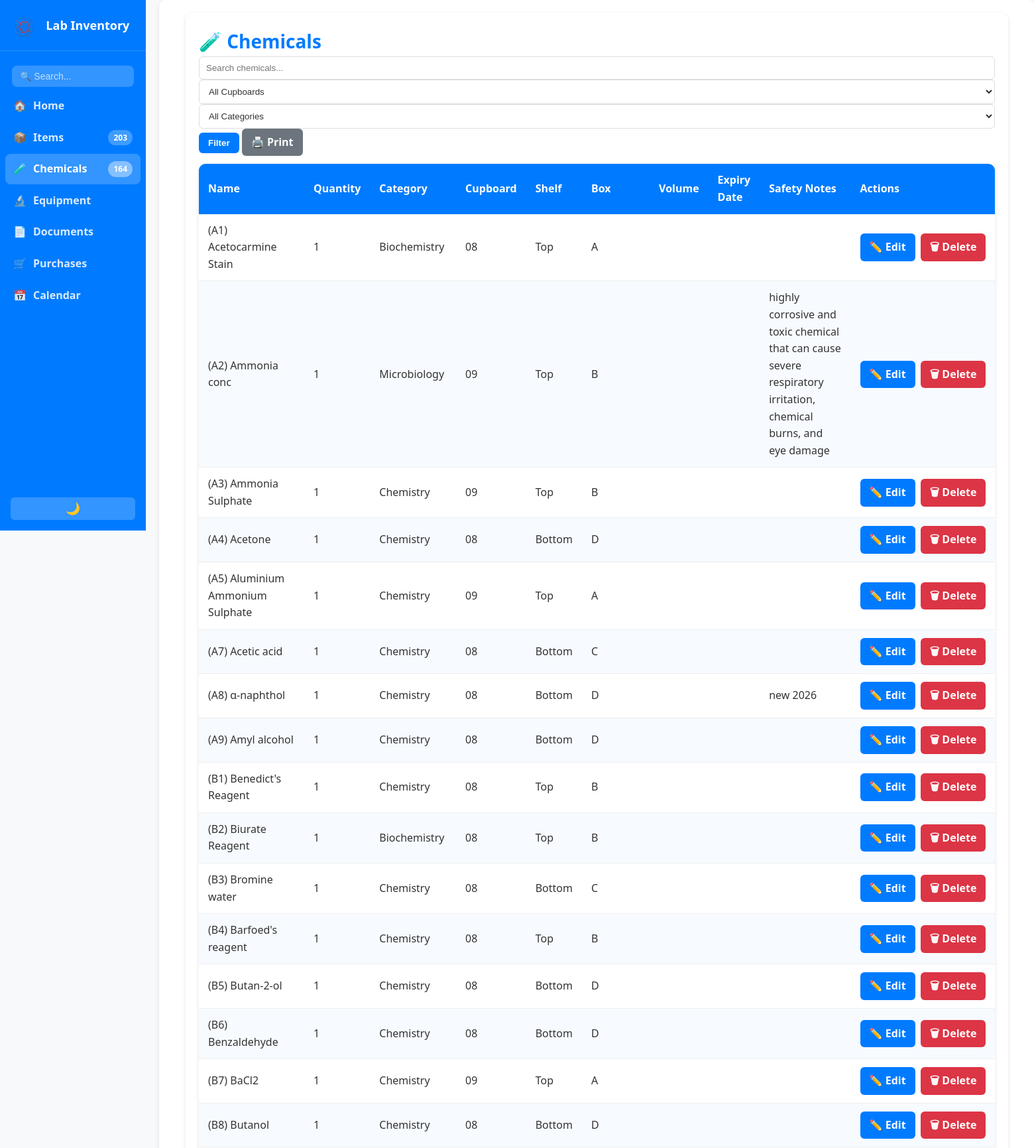
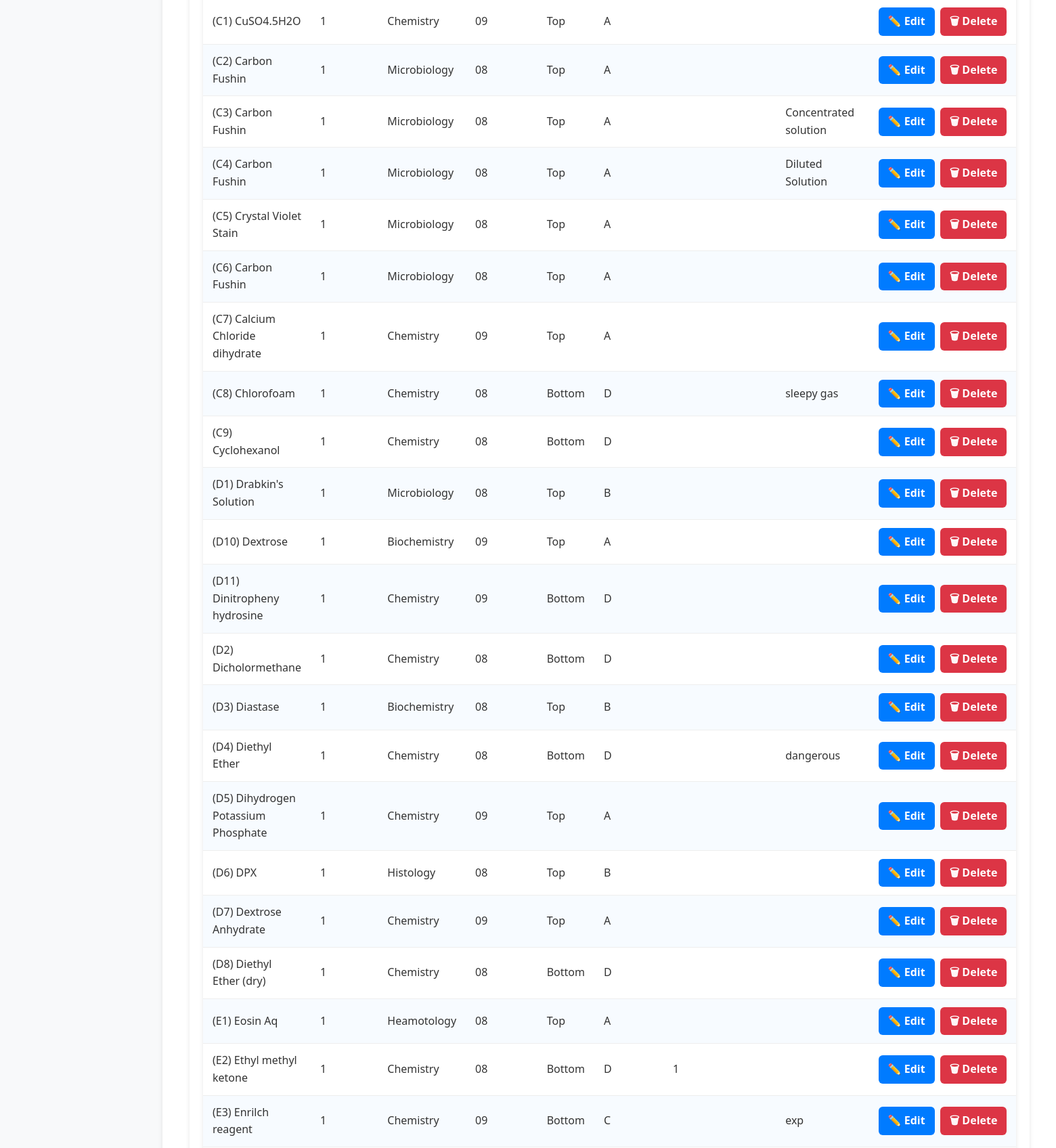
The page /chemicals (upper part) on the database its author committed (2 pictures, top to bottom).
### app.py (models this page shows, shortened)
class Chemical(db.Model):
    id = db.Column(db.Integer, primary_key=True)
    name = db.Column(db.String(120), nullable=False)
    category = db.Column(db.String(100))
    cupboard = db.Column(db.String(50), nullable=False)
    shelf = db.Column(db.String(50))
    box = db.Column(db.String(50))
    quantity = db.Column(db.Integer, nullable=False, default=0)
    volume = db.Column(db.String(50))
    expiry_date = db.Column(db.String(20))
    safety_notes = db.Column(db.String(500))

### app.py (the view, shortened to what this page needs)
@app.route('/chemicals')
def chemicals():
    search = request.args.get('search', '').strip()
    cupboard = request.args.get('cupboard', '').strip()
    category = request.args.get('category', '').strip()
    query = Chemical.query
    if cupboard:
        query = query.filter(Chemical.cupboard == cupboard)
    if category:
        query = query.filter(Chemical.category == category)
    chems = query.order_by(Chemical.name.asc()).all()
    cupboards = [c[0] for c in db.session.query(Chemical.cupboard).distinct().all()]
    categories = [c[0] for c in db.session.query(Chemical.category).distinct().all() if c[0]]
    return render_template('chemicals.html', chemicals=chems, search=search,
                           cupboard=cupboard, category=category,
                           cupboards=cupboards, categories=categories)

### app.py (called while the page is built)
@app.context_processor
def inject_counts():
    try:
        item_count = Item.query.count()
        chem_count = Chemical.query.count()
    except:
        item_count = 0
        chem_count = 0
    return dict(item_count=item_count, chem_count=chem_count)

### templates/chemicals.html (shortened to what this page needs)
{% extends "base.html" %}
{% block content %}
<div class="container">
    <h2 class="page-title">🧪 Chemicals</h2>
<form method="get" action="{{ url_for('chemicals') }}">
    <input type="text" name="search" placeholder="Search chemicals..." value="{{ search }}">
    <select name="cupboard">
        <option value="">All Cupboards</option>
    </select>
    <select name="category">
        <option value="">All Categories</option>
    </select>
    <button type="submit">Filter</button>
<a href="{{ url_for('print_chemicals', search=search, cupboard=cupboard, category=category) }}" target="_blank" class="btn" style="background:#6c757d;">🖨️ Print</a>
</form>
    <div class="table-wrapper">
        <table>
            <thead>
                <tr>
                    <th>Name</th>
                    <th>Quantity</th>
                    <th>Category</th>
                    <th>Cupboard</th>
                    <th>Shelf</th>
                    <th>Box</th>
                    <th>Volume</th>
                    <th>Expiry Date</th>
                    <th>Safety Notes</th>
                    <th>Actions</th>
                </tr>
            </thead>
            <tbody>
                {% for c in chemicals %}
                <tr>
                    <td>{{ c.name }}</td>
                    <td>{{ c.quantity }}</td>
                    <td>{{ c.category }}</td>
                    <td>{{ c.cupboard }}</td>
                    <td>{{ c.shelf }}</td>
                    <td>{{ c.box }}</td>
                    <td>{{ c.volume }}</td>
                    <td>{{ c.expiry_date }}</td>
                    <td>{{ c.safety_notes }}</td>
                    <td style="white-space:nowrap;">
    <a class="btn" href="{{ url_for('edit_chemical', chem_id=c.id) }}" style="background:var(--blue); margin-right:4px;">✏️ Edit</a>
    <a class="btn" href="{{ url_for('delete_chemical', chem_id=c.id) }}" style="background:var(--red);">🗑 Delete</a>
</td>
                </tr>
                {% else %}
                <tr>
                <td colspan="8" style="text-align:center; color:var(--muted);">
                    {% if search or cupboard %}No items match your search criteria{% else %}No items found{% endif %}
                </td>
            </tr>
 {% endfor %}
            </tbody>
        </table>
    </div>
</div>
{% endblock %}

### static/style.css (style rules this page uses)
:root { --blue: #007bff; --blue-dark: #0056b3; --green: #28a745; --green-dark: #218838; --red: #dc3545; --red-dark: #c82333; --text: #333; --muted: #6b7280; --bg: #f8f9fa; --card: #ffffff; --border: #ddd; --shadow: 0 2px 6px rgba(0,0,0,0.1); }
* { margin: 0; padding: 0; box-sizing: border-box; }
html, body { font-family: "Segoe UI", Tahoma, Geneva, Verdana, sans-serif; background: var(--bg); color: var(--text); line-height: 1.6; }
.container { background: var(--card); padding: 20px; margin: 0 20px 24px; border-radius: 10px; box-shadow: var(--shadow); }
.page-title { font-size: 28px; font-weight: 800; color: var(--blue); }
.btn, button { display: inline-block; padding: 8px 14px; background: var(--blue); color: #fff; border: none; border-radius: 6px; text-decoration: none; font-weight: 600; cursor: pointer; transition: background .2s ease, color .2s ease, opacity .2s ease; }
input, select, textarea { width: 100%; padding: 9px 10px; border: 1px solid var(--border); border-radius: 6px; background: #fff; color: var(--text); transition: border .2s ease, box-shadow .2s ease; }
table { width: 100%; border-collapse: collapse; margin-top: 12px; border-radius: 10px; overflow: hidden; background: #fff; box-shadow: var(--shadow); }
th { background: var(--blue); color: #fff; text-align: left; padding: 12px 14px; font-weight: 700; }
td { padding: 12px 14px; border-bottom: 1px solid #eee; }
tr:nth-child(even) { background: #f7fbff; }
body { display: flex; min-height: 100vh; }
th { cursor: pointer; user-select: none; }

### rows shown on the page
Chemical: name "(A1) Acetocarmine Stain", quantity "1", category "Biochemistry", cupboard "08", shelf "Top", box "A"
Chemical: name "(A2) Ammonia conc", quantity "1", category "Microbiology", cupboard "09", shelf "Top", box "B", safety_notes "highly corrosive and toxic chemical that can cause severe respiratory irritation, chemical burns, and eye damage"
Chemical: name "(A3) Ammonia Sulphate", quantity "1", category "Chemistry", cupboard "09", shelf "Top", box "B"
Chemical: name "(A4) Acetone", quantity "1", category "Chemistry", cupboard "08", shelf "Bottom", box "D"
Chemical: name "(A5) Aluminium Ammonium Sulphate", quantity "1", category "Chemistry", cupboard "09", shelf "Top", box "A"
Chemical: name "(A7) Acetic acid", quantity "1", category "Chemistry", cupboard "08", shelf "Bottom", box "C"
Chemical: name "(A8) α-naphthol", quantity "1", category "Chemistry", cupboard "08", shelf "Bottom", box "D", safety_notes "new 2026"
Chemical: name "(A9) Amyl alcohol", quantity "1", category "Chemistry", cupboard "08", shelf "Bottom", box "D"
Chemical: name "(B1) Benedict's Reagent", quantity "1", category "Chemistry", cupboard "08", shelf "Top", box "B"
Chemical: name "(B2) Biurate Reagent", quantity "1", category "Biochemistry", cupboard "08", shelf "Top", box "B"
Chemical: name "(B3) Bromine water", quantity "1", category "Chemistry", cupboard "08", shelf "Bottom", box "C"
Chemical: name "(B4) Barfoed's reagent", quantity "1", category "Chemistry", cupboard "08", shelf "Top", box "B"
Chemical: name "(B5) Butan-2-ol", quantity "1", category "Chemistry", cupboard "08", shelf "Bottom", box "D"
Chemical: name "(B6) Benzaldehyde", quantity "1", category "Chemistry", cupboard "08", shelf "Bottom", box "D"
Chemical: name "(B7) BaCl2", quantity "1", category "Chemistry", cupboard "09", shelf "Top", box "A"
Chemical: name "(B8) Butanol", quantity "1", category "Chemistry", cupboard "08", shelf "Bottom", box "D"
Chemical: name "(C1) CuSO4.5H2O", quantity "1", category "Chemistry", cupboard "09", shelf "Top", box "A"
Chemical: name "(C2) Carbon Fushin", quantity "1", category "Microbiology", cupboard "08", shelf "Top", box "A"
Chemical: name "(C3) Carbon Fushin", quantity "1", category "Microbiology", cupboard "08", shelf "Top", box "A", safety_notes "Concentrated solution"
Chemical: name "(C4) Carbon Fushin", quantity "1", category "Microbiology", cupboard "08", shelf "Top", box "A", safety_notes "Diluted Solution"
Chemical: name "(C5) Crystal Violet Stain", quantity "1", category "Microbiology", cupboard "08", shelf "Top", box "A"
Chemical: name "(C6) Carbon Fushin", quantity "1", category "Microbiology", cupboard "08", shelf "Top", box "A"
Chemical: name "(C7) Calcium Chloride dihydrate", quantity "1", category "Chemistry", cupboard "09", shelf "Top", box "A"
Chemical: name "(C8) Chlorofoam", quantity "1", category "Chemistry", cupboard "08", shelf "Bottom", box "D", safety_notes "sleepy gas"
Chemical: name "(C9) Cyclohexanol", quantity "1", category "Chemistry", cupboard "08", shelf "Bottom", box "D"
Chemical: name "(D1) Drabkin's Solution", quantity "1", category "Microbiology", cupboard "08", shelf "Top", box "B"
Chemical: name "(D10) Dextrose", quantity "1", category "Biochemistry", cupboard "09", shelf "Top", box "A"
Chemical: name "(D11) Dinitropheny hydrosine", quantity "1", category "Chemistry", cupboard "09", shelf "Bottom", box "D"
Chemical: name "(D2) Dicholormethane", quantity "1", category "Chemistry", cupboard "08", shelf "Bottom", box "D"
Chemical: name "(D3) Diastase", quantity "1", category "Biochemistry", cupboard "08", shelf "Top", box "B"
Chemical: name "(D4) Diethyl Ether", quantity "1", category "Chemistry", cupboard "08", shelf "Bottom", box "D", safety_notes "dangerous"
Chemical: name "(D5) Dihydrogen Potassium Phosphate", quantity "1", category "Chemistry", cupboard "09", shelf "Top", box "A"
Chemical: name "(D6) DPX", quantity "1", category "Histology", cupboard "08", shelf "Top", box "B"
Chemical: name "(D7) Dextrose Anhydrate", quantity "1", category "Chemistry", cupboard "09", shelf "Top", box "A"
Chemical: name "(D8) Diethyl Ether (dry)", quantity "1", category "Chemistry", cupboard "08", shelf "Bottom", box "D"
Chemical: name "(E1) Eosin Aq", quantity "1", category "Heamotology", cupboard "08", shelf "Top", box "A"
Chemical: name "(E2) Ethyl methyl ketone", quantity "1", category "Chemistry", cupboard "08", shelf "Bottom", box "D", volume "1"
Chemical: name "(E3) Enrilch reagent", quantity "1", category "Chemistry", cupboard "09", shelf "Bottom", box "C", safety_notes "exp"

### other values the page prints
{{ item_count }} "203"
{{ chem_count }} "164"
